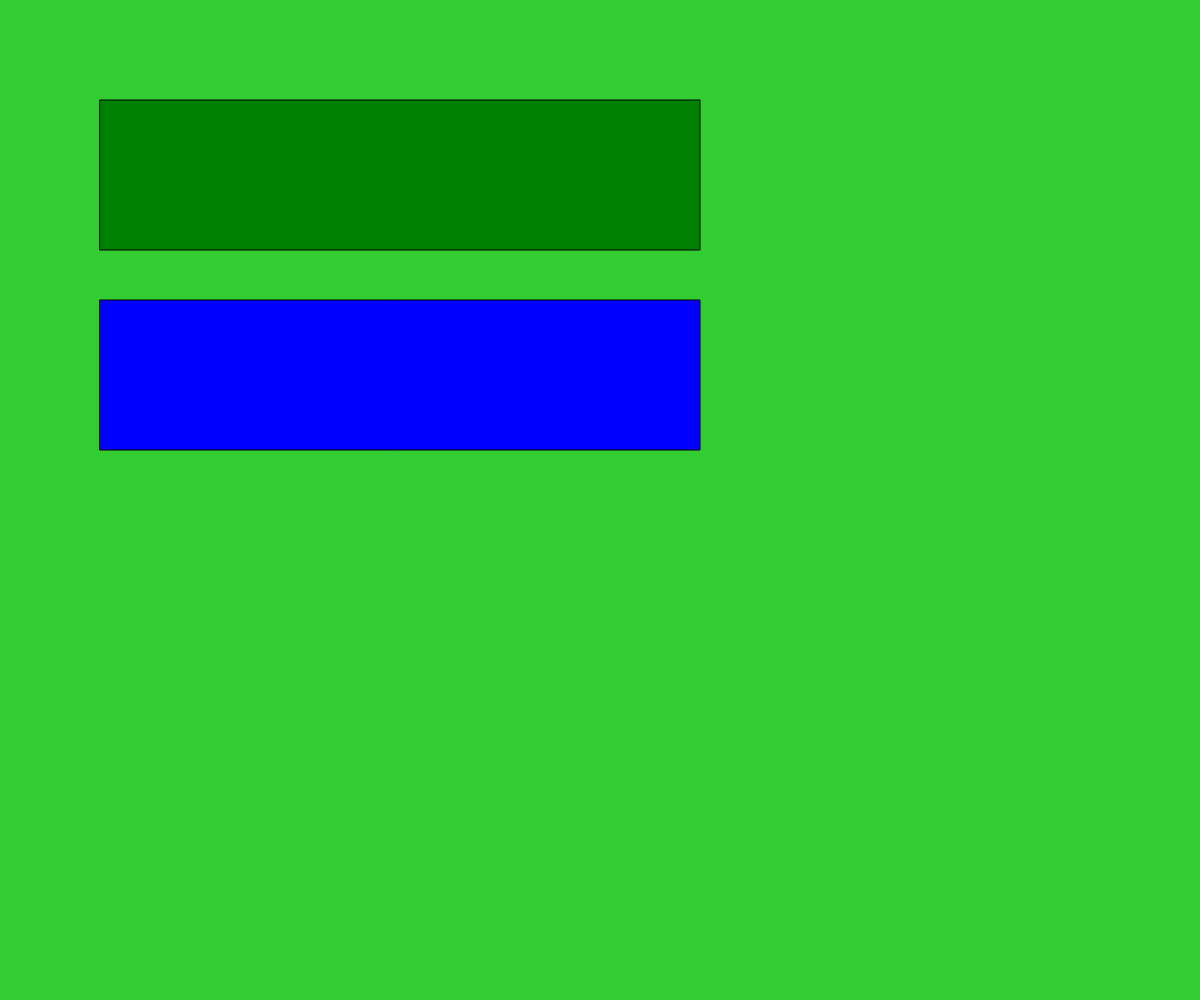
Frame 1 (no input)
Frame 60 (no input): identical to frame 1, image omitted
Frame 120 (the mouse pressed at the canvas centre since frame 60): identical to frame 1, image omitted

The p5.js sketch that drew this single still picture (run headless with seeded random() and noise() and a simulated clock; from frame 60 on, the mouse is pressed at the canvas centre):

// p5.js sketch
// ── sketch.js
let bgButton;
let shapeButton;
let bgColor = "limegreen";
let isShapeDisplayed = false;


function setup() {
  createCanvas(windowWidth, windowHeight);
  bgButton = new Button(100, 300, 600, 150,"red","blue");
  shapeButton = new Button(100,100,600,150,"yellow","green");
}

function draw() {
  background(bgColor);
  bgButton.display();
  shapeButton.display();

  if (isShapeDisplayed) {
    fill("black");
    circle(600,200,100);
  }
}

function mousePressed() {
  if (bgButton.isPointInButton(mouseX,mouseY)) {
    bgColor = "darkgreen";
  }
  if (shapeButton.isPointInButton(mouseX,mouseY)) {
    isShapeDisplayed = !isShapeDisplayed;
  }
}

class Button {
  constructor(x,y,buttonWidth,buttonHeight,hoverColor,notHovercolor) {
    this.x = x;
    this.y = y;
    this.width = buttonWidth;
    this.height = buttonHeight;
    this.notHovercolor = notHovercolor;
    this.hoverColor = hoverColor;
  }
  display() {
    if (this.isPointInButton(mouseX,mouseY)) {
      fill(this.hoverColor);
    }
    else {
      fill(this.notHovercolor);
    }
    rect(this.x, this.y, this.width, this.height);
  }

  isPointInButton(x,y) {
    return x >= this.x && x <= this.x + this.width && y >= this.y && y <= this.y + this.height;
  }
}
